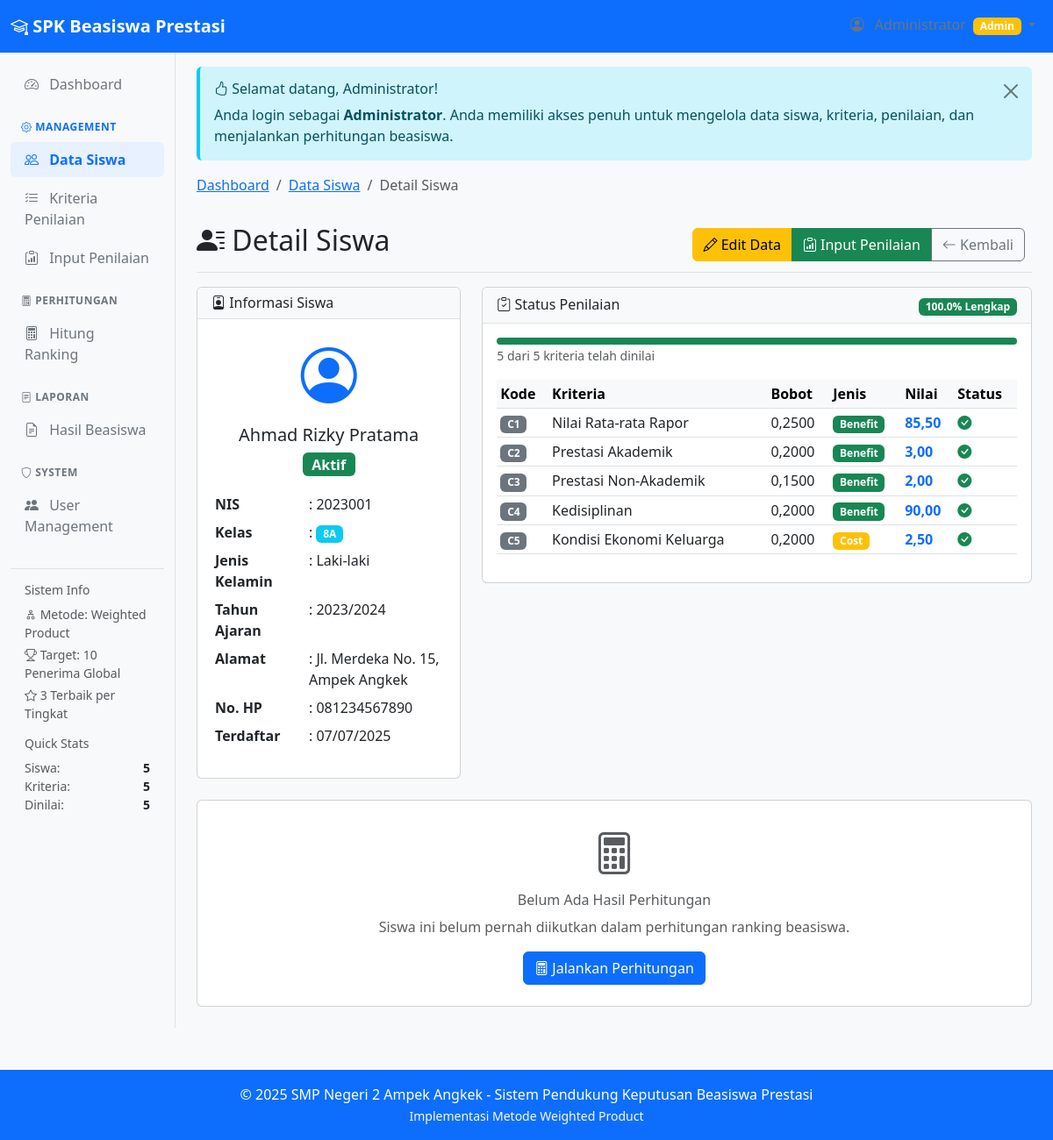
The page /modules/siswa/detail.php?id=1 (signed in) on the database its author committed.
### tables this page shows
CREATE TABLE `siswa` (
  `id` int NOT NULL,
  `nis` varchar(20) NOT NULL,
  `nama` varchar(100) NOT NULL,
  `kelas` varchar(10) NOT NULL,
  `jenis_kelamin` enum('L','P') NOT NULL,
  `alamat` text,
  `no_hp` varchar(15) DEFAULT NULL,
  `tahun_ajaran` varchar(10) NOT NULL,
  `status` enum('aktif','nonaktif') DEFAULT 'aktif',
  `created_at` timestamp NULL DEFAULT CURRENT_TIMESTAMP,
  `updated_at` timestamp NULL DEFAULT CURRENT_TIMESTAMP ON UPDATE CURRENT_TIMESTAMP
);

CREATE TABLE `penilaian` (
  `id` int NOT NULL,
  `siswa_id` int NOT NULL,
  `kriteria_id` int NOT NULL,
  `nilai` decimal(8,2) NOT NULL,
  `keterangan` text,
  `created_at` timestamp NULL DEFAULT CURRENT_TIMESTAMP,
  `updated_at` timestamp NULL DEFAULT CURRENT_TIMESTAMP ON UPDATE CURRENT_TIMESTAMP
);

CREATE TABLE `kriteria` (
  `id` int NOT NULL,
  `kode` varchar(10) NOT NULL,
  `nama` varchar(100) NOT NULL,
  `bobot` decimal(5,4) NOT NULL,
  `jenis` enum('benefit','cost') DEFAULT 'benefit',
  `keterangan` text,
  `created_at` timestamp NULL DEFAULT CURRENT_TIMESTAMP,
  `updated_at` timestamp NULL DEFAULT CURRENT_TIMESTAMP ON UPDATE CURRENT_TIMESTAMP
);

### modules/siswa/detail.php (the view, shortened to what this page needs)
<?php
require_once '../../includes/header.php';
$id = isset($_GET['id']) ? (int)$_GET['id'] : 0;
$stmt = $pdo->prepare("SELECT * FROM siswa WHERE id = ?");
$stmt->execute([$id]);
$siswa = $stmt->fetch();
$stmt = $pdo->prepare("
    SELECT k.kode, k.nama as kriteria_nama, k.bobot, k.jenis, p.nilai, p.keterangan as penilaian_keterangan
    FROM kriteria k
    LEFT JOIN penilaian p ON k.id = p.kriteria_id AND p.siswa_id = ?
    ORDER BY k.kode
");
$stmt->execute([$id]);
$penilaian_data = $stmt->fetchAll();
$stmt = $pdo->prepare("
    SELECT * FROM hasil_perhitungan
    WHERE siswa_id = ?
    ORDER BY tanggal_hitung DESC
    LIMIT 1
");
$stmt->execute([$id]);
$hasil_terakhir = $stmt->fetch();
$total_kriteria = count($penilaian_data);
$kriteria_dinilai = 0;
foreach ($penilaian_data as $p) {
    if ($p['nilai'] !== null && $p['nilai'] > 0) {
        $kriteria_dinilai++;
    }
}
$persentase_kelengkapan = $total_kriteria > 0 ? ($kriteria_dinilai / $total_kriteria) * 100 : 0;
$breadcrumb = generateBreadcrumb([
    ['text' => 'Dashboard', 'url' => '../dashboard/index.php'],
    ['text' => 'Data Siswa', 'url' => 'index.php'],
    ['text' => 'Detail Siswa', 'url' => '#']
]);
echo $breadcrumb;
?>
<div class="d-flex justify-content-between flex-wrap flex-md-nowrap align-items-center pt-3 pb-2 mb-3 border-bottom">
    <h1 class="h2">
        <i class="bi bi-person-lines-fill"></i>
        Detail Siswa
    </h1>
    <div class="btn-toolbar mb-2 mb-md-0">
        <div class="btn-group me-2">
            <?php if (hasRole('admin')): ?>
            <a href="edit.php?id=<?php echo $siswa['id']; ?>" class="btn btn-warning">
                <i class="bi bi-pencil"></i>
                Edit Data
            </a>
            <a href="../penilaian/index.php?siswa_id=<?php echo $siswa['id']; ?>" class="btn btn-success">
                <i class="bi bi-clipboard-data"></i>
                Input Penilaian
            </a>
            <?php endif; ?>
            <a href="index.php" class="btn btn-outline-secondary">
                <i class="bi bi-arrow-left"></i>
                Kembali
            </a>
        </div>
    </div>
</div>
<div class="row">
    <div class="col-md-4 mb-4">
        <div class="card">
            <div class="card-header">
                <h6 class="mb-0">
                    <i class="bi bi-person-badge"></i>
                    Informasi Siswa
                </h6>
            </div>
            <div class="card-body">
                <div class="text-center mb-3">
                    <i class="bi bi-person-circle text-primary" style="font-size: 4rem;"></i>
                    <h5 class="mt-2"><?php echo htmlspecialchars($siswa['nama']); ?></h5>
                    <span class="badge <?php echo $siswa['status'] === 'aktif' ? 'bg-success' : 'bg-warning'; ?> fs-6">
                        <?php echo ucfirst($siswa['status']); ?>
                    </span>
                </div>
                <table class="table table-borderless table-sm">
                    <tr>
                        <td width="40%"><strong>NIS</strong></td>
                        <td>: <?php echo htmlspecialchars($siswa['nis']); ?></td>
                    </tr>
                    <tr>
                        <td><strong>Kelas</strong></td>
                        <td>: <span class="badge bg-info"><?php echo htmlspecialchars($siswa['kelas']); ?></span></td>
                    </tr>
                    <tr>
                        <td><strong>Jenis Kelamin</strong></td>
                        <td>: <?php echo $siswa['jenis_kelamin'] === 'L' ? 'Laki-laki' : 'Perempuan'; ?></td>
                    </tr>
                    <tr>
                        <td><strong>Tahun Ajaran</strong></td>
                        <td>: <?php echo htmlspecialchars($siswa['tahun_ajaran']); ?></td>
                    </tr>
                    <tr>
                        <td><strong>Alamat</strong></td>
                        <td>: <?php echo htmlspecialchars($siswa['alamat'] ?: '-'); ?></td>
                    </tr>
                    <tr>
                        <td><strong>No. HP</strong></td>
                        <td>: <?php echo htmlspecialchars($siswa['no_hp'] ?: '-'); ?></td>
                    </tr>
                    <tr>
                        <td><strong>Terdaftar</strong></td>
                        <td>: <?php echo date('d/m/Y', strtotime($siswa['created_at'])); ?></td>
                    </tr>
                </table>
            </div>
        </div>
    </div>
    <div class="col-md-8 mb-4">
        <div class="card">
            <div class="card-header">
                <div class="row align-items-center">
                    <div class="col">
                        <h6 class="mb-0">
                            <i class="bi bi-clipboard-check"></i>
                            Status Penilaian
                        </h6>
                    </div>
                    <div class="col-auto">
                        <span
                            class="badge <?php echo $persentase_kelengkapan == 100 ? 'bg-success' : ($persentase_kelengkapan > 0 ? 'bg-warning' : 'bg-danger'); ?>">
                            <?php echo number_format($persentase_kelengkapan, 1); ?>% Lengkap
                        </span>
                    </div>
                </div>
            </div>
            <div class="card-body">
                <div class="mb-3">
                    <div class="progress" style="height: 8px;">
                        <div class="progress-bar <?php echo $persentase_kelengkapan == 100 ? 'bg-success' : 'bg-warning'; ?>"
                            role="progressbar" style="width: <?php echo $persentase_kelengkapan; ?>%"
                            aria-valuenow="<?php echo $persentase_kelengkapan; ?>" aria-valuemin="0"
                            aria-valuemax="100">
                        </div>
                    </div>
                    <small class="text-muted"><?php echo $kriteria_dinilai; ?> dari <?php echo $total_kriteria; ?>
                        kriteria telah dinilai</small>
                </div>
                <div class="table-responsive">
                    <table class="table table-sm table-hover">
                        <thead class="table-light">
                            <tr>
                                <th>Kode</th>
                                <th>Kriteria</th>
                                <th>Bobot</th>
                                <th>Jenis</th>
                                <th>Nilai</th>
                                <th>Status</th>
                            </tr>
                        </thead>
                        <tbody>
                            <?php foreach ($penilaian_data as $p): ?>
                            <tr>
                                <td>
                                    <span class="badge bg-secondary"><?php echo htmlspecialchars($p['kode']); ?></span>
                                </td>
                                <td><?php echo htmlspecialchars($p['kriteria_nama']); ?></td>
                                <td><?php echo formatNumber($p['bobot'], 4); ?></td>
                                <td>
                                    <span
                                        class="badge <?php echo $p['jenis'] === 'benefit' ? 'bg-success' : 'bg-warning'; ?> badge-sm">
                                        <?php echo ucfirst($p['jenis']); ?>
                                    </span>
                                </td>
                                <td>
                                    <?php if ($p['nilai'] !== null && $p['nilai'] > 0): ?>
                                    <span
                                        class="fw-semibold text-primary"><?php echo formatNumber($p['nilai'], 2); ?></span>
                                    <?php else: ?>
                                    <span class="text-muted">-</span>
                                    <?php endif; ?>
                                </td>
                                <td>
                                    <?php if ($p['nilai'] !== null && $p['nilai'] > 0): ?>
                                    <i class="bi bi-check-circle-fill text-success"></i>
                                    <?php else: ?>
                                    <i class="bi bi-x-circle-fill text-danger"></i>
                                    <?php endif; ?>
                                </td>
                            </tr>
                            <?php endforeach; ?>
                        </tbody>
                    </table>
                </div>
            </div>
        </div>
    </div>
</div>
<?php if ($hasil_terakhir): ?>
<div class="row">
    <div class="col-12">
        <div class="card">
            <div class="card-header">
                <h6 class="mb-0">
                    <i class="bi bi-trophy"></i>
                    Hasil Perhitungan Terakhir
                </h6>
            </div>
            <div class="card-body">
                <div class="row">
                    <div class="col-md-3">
                        <div class="text-center">
                            <div
                                class="display-1 <?php echo $hasil_terakhir['ranking'] <= 3 ? 'text-warning' : 'text-muted'; ?>">
                                <?php echo $hasil_terakhir['ranking']; ?>
                            </div>
                            <h6 class="text-muted">Ranking</h6>
                        </div>
                    </div>
                    <div class="col-md-9">
                        <div class="row">
                            <div class="col-md-4">
                                <div class="card bg-light">
                                    <div class="card-body text-center">
                                        <h6 class="card-title">Skor S</h6>
                                        <h5 class="text-primary">
                                            <?php echo formatNumber($hasil_terakhir['skor_s'], 6); ?></h5>
                                    </div>
                                </div>
                            </div>
                            <div class="col-md-4">
                                <div class="card bg-light">
                                    <div class="card-body text-center">
                                        <h6 class="card-title">Skor V</h6>
                                        <h5 class="text-success">
                                            <?php echo formatNumber($hasil_terakhir['skor_v'], 6); ?></h5>
                                    </div>
                                </div>
                            </div>
                            <div class="col-md-4">
                                <div class="card bg-light">
                                    <div class="card-body text-center">
                                        <h6 class="card-title">Status</h6>
                                        <span
                                            class="badge <?php echo $hasil_terakhir['ranking'] <= 5 ? 'bg-success' : 'bg-secondary'; ?> fs-6">
                                            <?php echo $hasil_terakhir['ranking'] <= 5 ? 'Rekomendasi' : 'Tidak Direkomendasikan'; ?>
                                        </span>
                                    </div>
                                </div>
                            </div>
                        </div>
                        <div class="mt-3">
                            <table class="table table-borderless table-sm">
                                <tr>
                                    <td width="30%"><strong>Tanggal Perhitungan:</strong></td>
                                    <td><?php echo date('d F Y', strtotime($hasil_terakhir['tanggal_hitung'])); ?></td>
                                </tr>
                                <tr>
                                    <td><strong>Tahun Ajaran:</strong></td>
                                    <td><?php echo htmlspecialchars($hasil_terakhir['tahun_ajaran']); ?></td>
                                </tr>
                            </table>
                        </div>
                    </div>
                </div>
            </div>
        </div>
    </div>
</div>
<?php else: ?>
<div class="row">
    <div class="col-12">
        <div class="card">
            <div class="card-body text-center py-4">
                <i class="bi bi-calculator text-muted" style="font-size: 3rem;"></i>
                <h6 class="text-muted mt-2">Belum Ada Hasil Perhitungan</h6>
                <p class="text-muted">Siswa ini belum pernah diikutkan dalam perhitungan ranking beasiswa.</p>
                <?php if (hasRole('admin') && $persentase_kelengkapan == 100): ?>
                <a href="../laporan/hitung.php" class="btn btn-primary">
                    <i class="bi bi-calculator"></i> Jalankan Perhitungan
                </a>
                <?php endif; ?>
            </div>
        </div>
    </div>
</div>
<?php endif; ?>
<?php require_once '../../includes/footer.php'; ?>

### rows shown on the page
siswa: nama "Ahmad Rizky Pratama", status "Aktif", nis "2023001", kelas "8A", tahun_ajaran "2023/2024", alamat "Jl. Merdeka No. 15, Ampek Angkek", no_hp "081234567890", created_at "07/07/2025"
penilaian: kriteria.kode "C1", kriteria.nama "Nilai Rata-rata Rapor", kriteria.bobot "0,2500", kriteria.jenis "Benefit", nilai "85,50"
penilaian: kriteria.kode "C2", kriteria.nama "Prestasi Akademik", kriteria.bobot "0,2000", kriteria.jenis "Benefit", nilai "3,00"
penilaian: kriteria.kode "C3", kriteria.nama "Prestasi Non-Akademik", kriteria.bobot "0,1500", kriteria.jenis "Benefit", nilai "2,00"
penilaian: kriteria.kode "C4", kriteria.nama "Kedisiplinan", kriteria.bobot "0,2000", kriteria.jenis "Benefit", nilai "90,00"
penilaian: kriteria.kode "C5", kriteria.nama "Kondisi Ekonomi Keluarga", kriteria.bobot "0,2000", kriteria.jenis "Cost", nilai "2,50"

### other values the page prints
$total_siswa "5"
$total_kriteria "5"
$siswa_dinilai "5"
$_SESSION['nama'] "Administrator"
$item['text'] "Dashboard"
$item['text'] "Data Siswa"
$item['text'] "Detail Siswa"
$persentase_kelengkapan "100.0"
$kriteria_dinilai "5"
